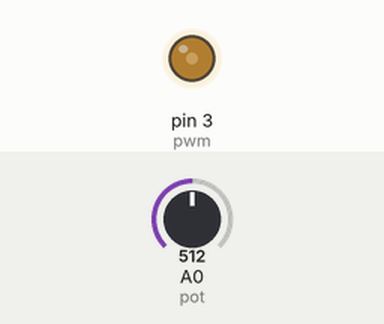
This program was run on a simulated Arduino Uno, built with avr-gcc and run on an emulated ATmega328P. Shown: output pins drawn as LEDs (lit = HIGH). The test bench sets the inputs (shaded band); at power-on: A0 (pot) = 512. What the program prints to the serial monitor is not drawn.

Above: at 1.2 s.
1.3 s: A0 (pot) set to 69
2.8 s: A0 (pot) set to 60
At 3.7 s:
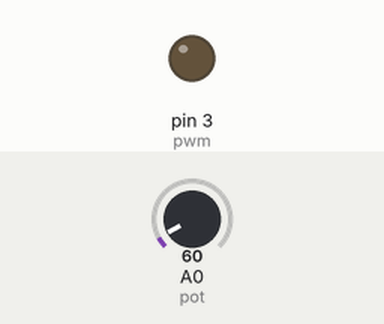
4.3 s: A0 (pot) set to 95
At 4.8 s:
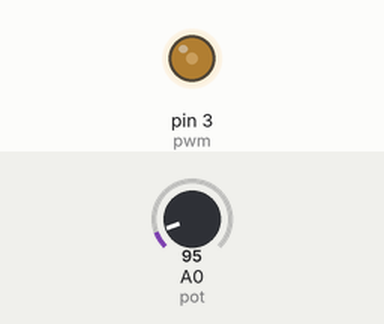
5.8 s: A0 (pot) set to 6
At 7.1 s:
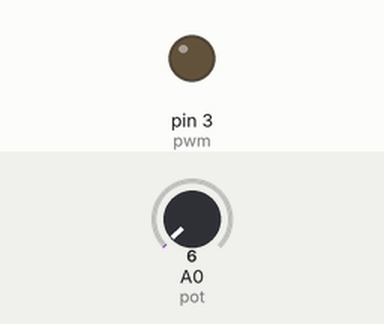
Timing chart, 0 to 8.3 s (numbered marks = the images above; inputs shaded):
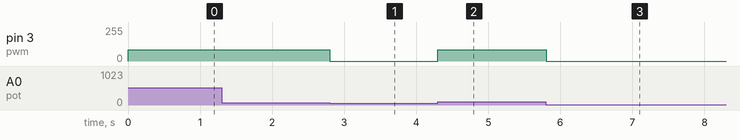

The program:

main.cpp
```cpp
#include <Arduino.h>

// PINS
#define pot A0
#define pwm 3

// CAN resolution 10 bit
#define CAN_min 0
#define CAN_max 1023

// PWM values
#define pwm_min 0
#define pwm_max 255


int command;

void setup() {

  Serial.begin(9600);

  // Pins setup
  pinMode(pot, INPUT);
  pinMode(pwm,OUTPUT);


}

void loop() {

  // CAN range to pwm range
  command = map(analogRead(pot), CAN_min, CAN_max, pwm_min, pwm_max);

  // Group by value
  if (command < 16) command=0;
  command = command > 15 ? 85 : command;
  command = command > 85 ? 170 : command;
  command = command > 170 ? 255 : command;

  analogWrite(pwm, command);

  Serial.print(command);

}
```

Measured:
- the behaviour switches between 65 and 64 on A0 (pot) (found by bisection; images 0 and 1)
- after the input at 1.3 s, every drawn part: stays the same
- after the input at 2.8 s, pin 3 (pwm): 85/255 → 0/255 at once
- after the input at 4.3 s, pin 3 (pwm): 0/255 → 85/255 at once
- after the input at 5.8 s, pin 3 (pwm): 85/255 → 0/255 at once
